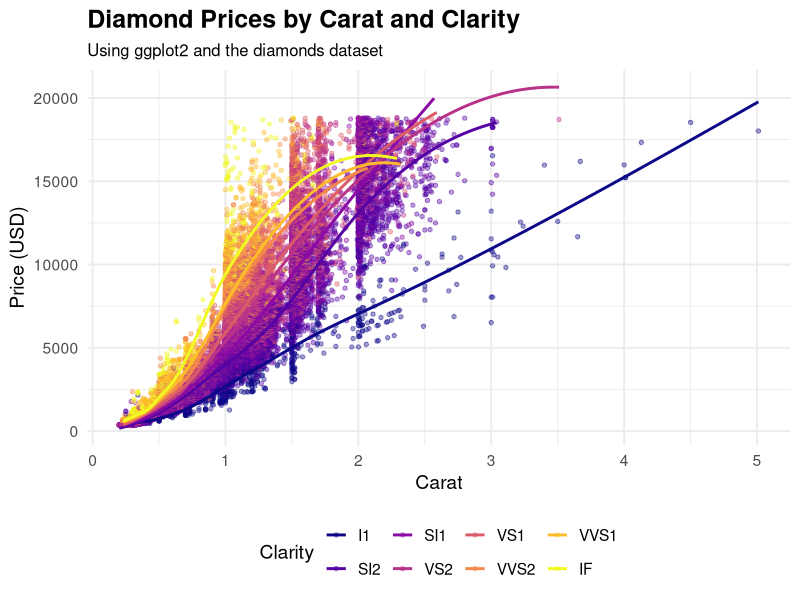

Reproduce this figure in R.
## ---- chunk 1
suppressPackageStartupMessages(library(tidyverse))
## ---- chunk 2
# Create a scatter plot with smooth trend line
ggplot(data = diamonds, mapping = aes(x = carat, y = price, color = clarity)) +
  geom_point(alpha = 0.4, size = 1.2) +
  geom_smooth(method = "loess", se = FALSE, linewidth = 1) +
  scale_color_viridis_d(option = "C") +
  labs(
    title = "Diamond Prices by Carat and Clarity",
    subtitle = "Using ggplot2 and the diamonds dataset",
    x = "Carat",
    y = "Price (USD)",
    color = "Clarity"
  ) +
  theme_minimal(base_size = 14) +
  theme(
    plot.title = element_text(face = "bold", size = 18),
    plot.subtitle = element_text(size = 12),
    legend.position = "bottom"
  )

